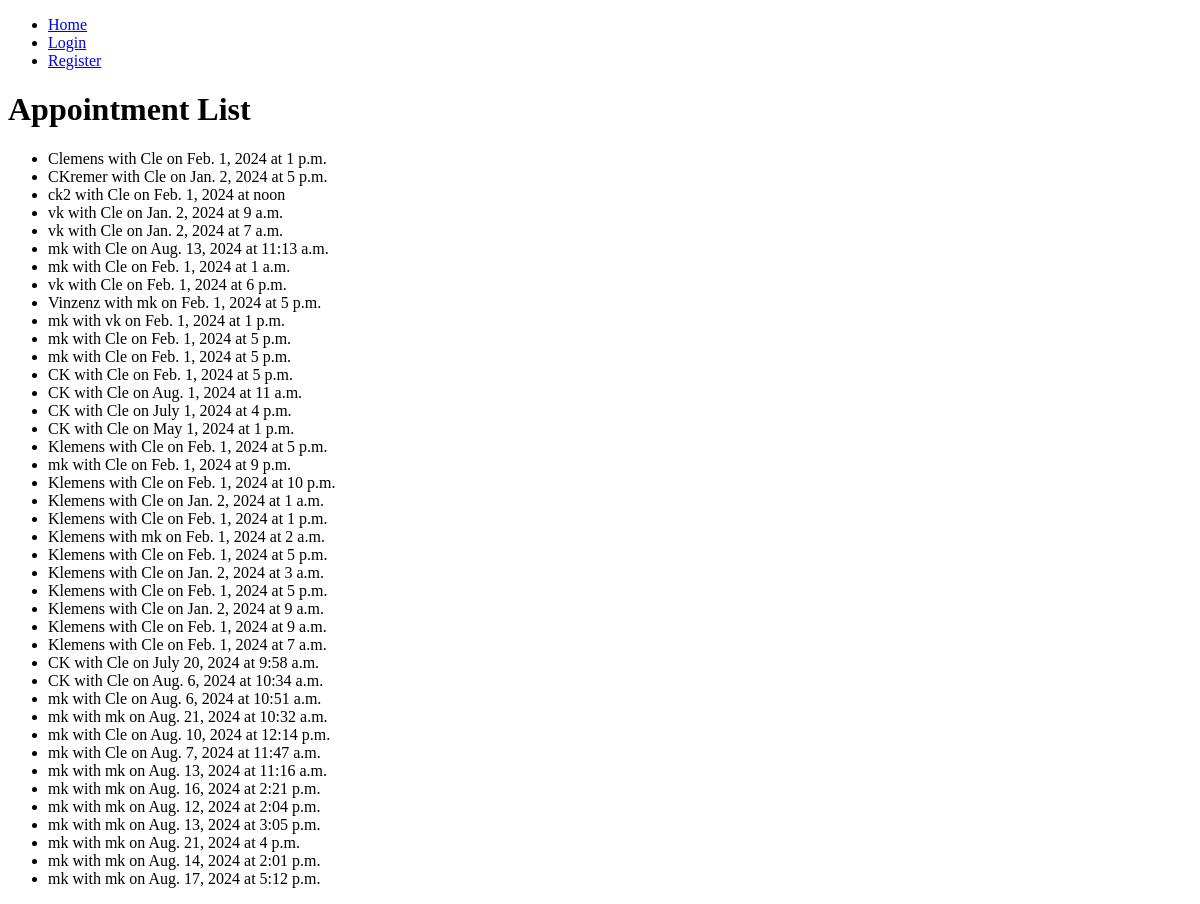
/bookings/appointments/, run on an earlier commit of the app's database.
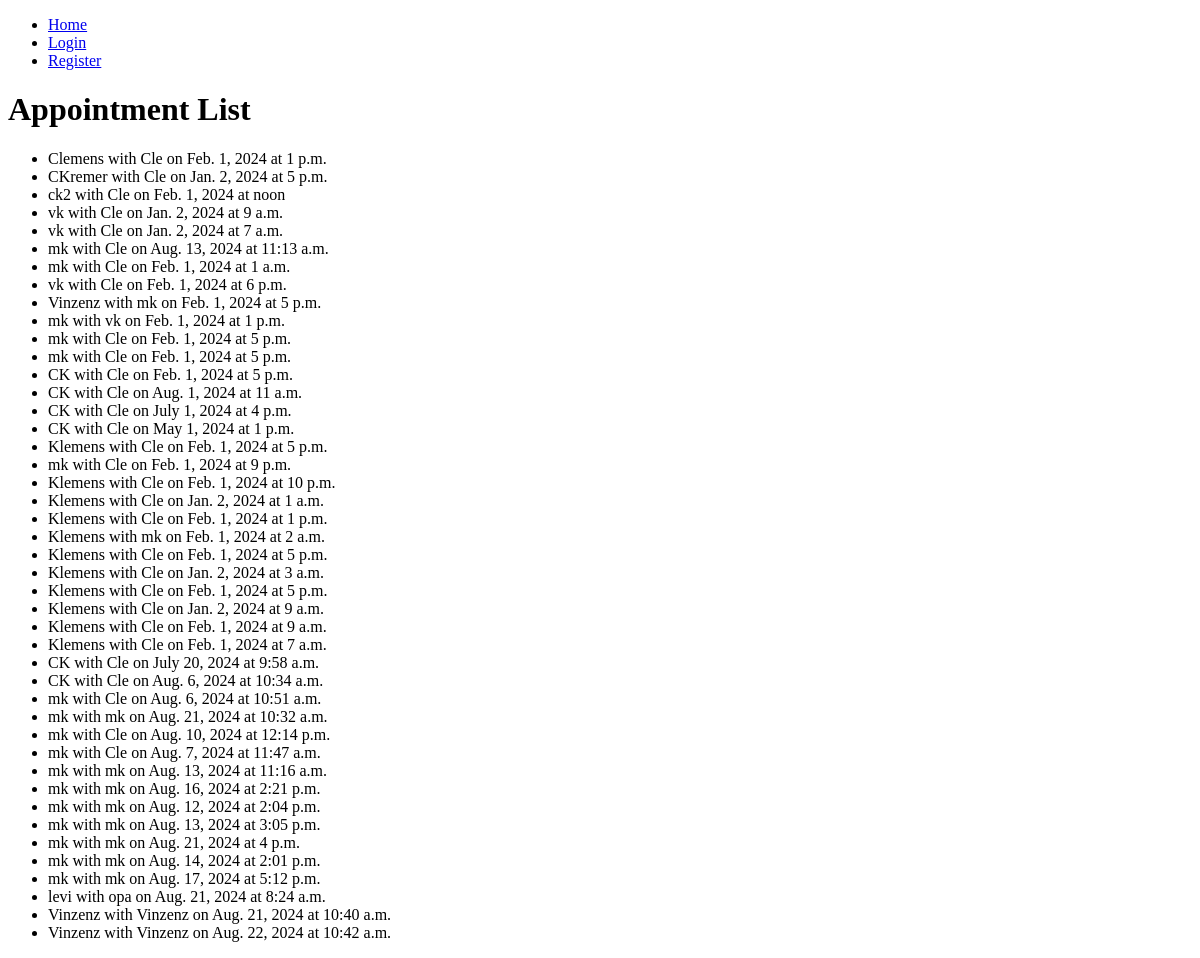
And on a later commit of the database.
### bookings/models.py (models this page shows, shortened)
class Appointment(models.Model):
    STATUS_CHOICES = [
        ('pending', 'Pending'),
        ('approved', 'Approved'),
        ('rejected', 'Rejected'),
        ('canceled', 'Canceled'),
    ]
    patient = models.ForeignKey(Patient, on_delete=models.CASCADE)
    doctor = models.ForeignKey(Doctor, on_delete=models.CASCADE)
    date = models.DateField()
    time = models.TimeField()
    reason = models.TextField()
    status = models.CharField(max_length=10, choices=STATUS_CHOICES, default='pending')

class Patient(models.Model):
    SEX_CHOICES = [
        ('M', 'Male'),
        ('F', 'Female'),
        ('O', 'Other'),
    ]
    user = models.OneToOneField(User, on_delete=models.CASCADE)
    phone = models.CharField(max_length=15)
    address = models.CharField(max_length=255)
    sex = models.CharField(max_length=1, choices=SEX_CHOICES)

class Doctor(models.Model):
    user = models.OneToOneField(User, on_delete=models.CASCADE)
    specialty = models.CharField(max_length=100)

### bookings/views.py (the view)
# urls.py: path('appointments/', views.appointment_list, name='appointment_list'),
def appointment_list(request):
    appointments = Appointment.objects.all()
    return render(request, 'bookings/appointment_list.html', {'appointments': appointments})

### bookings/context_processors.py (called while the page is built, shortened)
def user_roles(request):
    return {}

### bookings/templates/bookings/appointment_list.html (shortened to what this page needs)
{% load static %}
<!DOCTYPE html>
<html>
<head>
</head>
<body>
    <header>
        <nav>
            <ul>
                <li><a href="{% url 'index' %}">Home</a></li>
                {% if user.is_authenticated %}
                    <li><a href="{% url 'logout' %}">Logout</a></li>
                    <li><a href="{% url 'book_appointment' %}">Book Appointment</a></li>
                    <li><a href="{% url 'patient_detail' %}">Patient Profile</a></li>
                {% else %}
                    <li><a href="{% url 'login' %}">Login</a></li>
                    <li><a href="{% url 'register_patient' %}">Register</a></li>
                {% endif %}
            </ul>
        </nav>
    </header>
    <h1>Appointment List</h1>
    <ul>
        {% for appointment in appointments %}
            <li>{{ appointment.patient.user.username }} with {{ appointment.doctor.user.username }} on {{ appointment.date }} at {{ appointment.time }}</li>
        {% endfor %}
    </ul>
</body>
</html>

What changed in the data, as far as the page shows it:
added Appointment: patient.user.username "levi", doctor.user.username "opa", date "Aug. 21, 2024", time "8:24 a.m."
added Appointment: patient.user.username "Vinzenz", doctor.user.username "Vinzenz", date "Aug. 21, 2024", time "10:40 a.m."
added Appointment: patient.user.username "Vinzenz", doctor.user.username "Vinzenz", date "Aug. 22, 2024", time "10:42 a.m."
